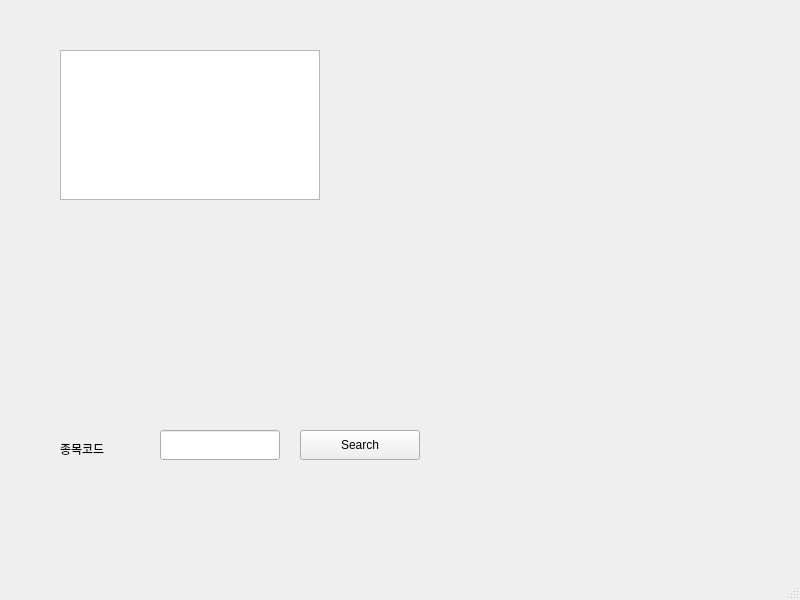
<?xml version="1.0" encoding="UTF-8"?>
<ui version="4.0">
 <class>MainWindow</class>
 <widget class="QMainWindow" name="MainWindow">
  <property name="geometry">
   <rect>
    <x>0</x>
    <y>0</y>
    <width>800</width>
    <height>600</height>
   </rect>
  </property>
  <property name="windowTitle">
   <string>MainWindow</string>
  </property>
  <widget class="QWidget" name="centralwidget">
   <widget class="QTextEdit" name="textEdit">
    <property name="geometry">
     <rect>
      <x>60</x>
      <y>50</y>
      <width>260</width>
      <height>150</height>
     </rect>
    </property>
   </widget>
   <widget class="QLineEdit" name="lineEdit">
    <property name="geometry">
     <rect>
      <x>160</x>
      <y>430</y>
      <width>120</width>
      <height>30</height>
     </rect>
    </property>
   </widget>
   <widget class="QPushButton" name="searchButton">
    <property name="geometry">
     <rect>
      <x>300</x>
      <y>430</y>
      <width>120</width>
      <height>30</height>
     </rect>
    </property>
    <property name="text">
     <string>Search</string>
    </property>
   </widget>
   <widget class="QLabel" name="label">
    <property name="geometry">
     <rect>
      <x>60</x>
      <y>440</y>
      <width>91</width>
      <height>18</height>
     </rect>
    </property>
    <property name="text">
     <string>종목코드</string>
    </property>
   </widget>
  </widget>
  <widget class="QStatusBar" name="statusbar"/>
 </widget>
 <resources/>
 <connections/>
</ui>
